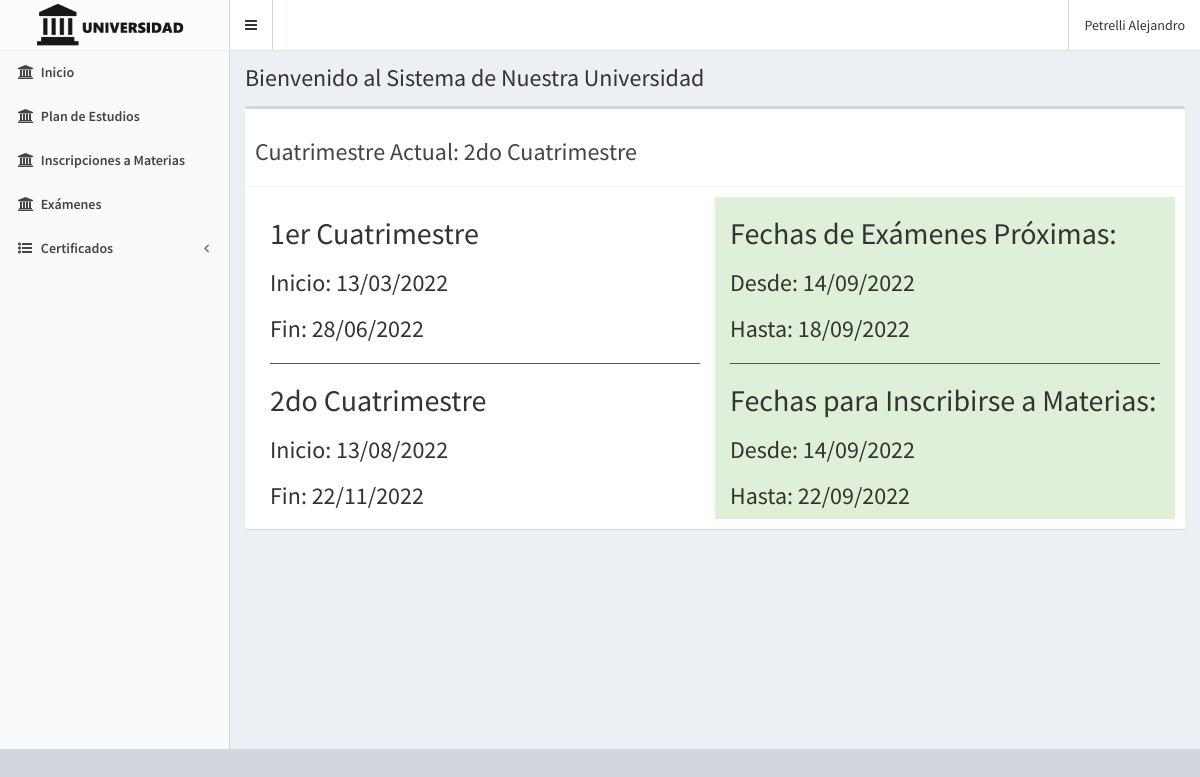
The page / (signed in) on the database its author committed.
### tables this page shows
CREATE TABLE IF NOT EXISTS `ajustes` (
  `id` int NOT NULL AUTO_INCREMENT,
  `cuatrimestre` text NOT NULL,
  `1_fecha_inicio` text NOT NULL,
  `1_fecha_fin` text NOT NULL,
  `2_fecha_inicio` text NOT NULL,
  `2_fecha_fin` text NOT NULL,
  `examenes_i` text NOT NULL,
  `examenes_f` text NOT NULL,
  `materias_i` text NOT NULL,
  `materias_f` text NOT NULL,
  `h_materias` text NOT NULL,
  `h_examenes` text NOT NULL,
  PRIMARY KEY (`id`)
);

### controladores/plantillaC.php (called while the page is built)
<?php
class Plantilla{
    public function LlamarPlantilla(){
        include "vistas/plantilla.php";
    }
}

### index.php (called while the page is built, shortened)
<?php
require_once "controladores/plantillaC.php";
require_once "modelos/carrerasM.php";
require_once "controladores/ajustesC.php";
require_once "modelos/ajustesM.php";
$plantilla = new Plantilla();
$plantilla -> LlamarPlantilla();

### controladores/ajustesC.php (called while the page is built, shortened)
<?php
class AjustesC{
    static public function VerAjustesC($columna, $valor){
        $tablaBD = "ajustes";
        $resultado = AjustesM::VerAjustesM($tablaBD, $columna, $valor);
        return $resultado;
    }
}

### modelos/ConexionBD.php (called while the page is built)
<?php
class ConexionBD{
  public function cBD(){
        $bd = new PDO("mysql:host=localhost;dbname=universidad", "root", "");
        $bd -> exec("set names utf8");
        return $bd;
    }
}

### modelos/ajustesM.php (called while the page is built, shortened)
<?php
require_once "ConexionBD.php";
class AjustesM extends ConexionBD{
    static public function VerAjustesM($tablaBD, $columna, $valor){
        $conexion = new ConexionBD();
        $pdo = $conexion->cBD()->prepare("SELECT * FROM $tablaBD WHERE $columna = :$columna");
        $pdo -> bindParam(":".$columna, $valor, PDO::PARAM_INT);
        $pdo -> execute();
        $resultado = $pdo -> fetch();
        return $resultado;
    }
}

### vistas/modulos/inicio.php (the view, shortened to what this page needs)
<div class="content-wrapper">
    <section class="content-header">
        <h1>
            Bienvenido al Sistema de Nuestra Universidad
        </h1>
    </section>
    <section class="content">
        <div class="box">
            <div class="box-header with-border">
                <?php
                $columna = "id";
                $valor = 1;
                $resultado = AjustesC::VerAjustesC($columna, $valor);
                echo ' <h3>Cuatrimestre Actual: '.$resultado["cuatrimestre"].'</h3>
                </div>
                <div class="box-body">
                  <div class="col-md-6 col-xs-12">
                    <h2>1er Cuatrimestre</h2>
                    <h3>Inicio: '.$resultado["1_fecha_inicio"].'</h3>
                    <h3>Fin: '.$resultado["1_fecha_fin"].'</h3>
                    <hr>
                    <h2>2do Cuatrimestre</h2>
                    <h3>Inicio: '.$resultado["2_fecha_inicio"].'</h3>
                    <h3>Fin: '.$resultado["2_fecha_fin"].'</h3>
                  </div>
                  <div class="col-md-6 col-xs-12 bg-success">
                    <h2>Fechas de Exámenes Próximas:</h2>
                    <h3>Desde: '.$resultado["examenes_i"].'</h3>
                    <h3>Hasta: '.$resultado["examenes_f"].'</h3>
                    <hr>';
                if($resultado["h_materias"] != 0){
                    echo '<h2>Fechas para Inscribirse a Materias:</h2>
                    <h3>Desde: '.$resultado["materias_i"].'</h3>
                    <h3>Hasta: '.$resultado["materias_f"].'</h3>';
                }
                echo '</div>
        </div>';
                ?>
            </div>
    </section>
</div>

### vistas/plantilla.php (shortened to what this page needs)
<!DOCTYPE html>
<html>
<head>
    <link rel="stylesheet" href="http://localhost/learnphp/gestionU/vistas/bower_components/bootstrap/dist/css/bootstrap.min.css">
    <link rel="stylesheet" href="http://localhost/learnphp/gestionU/vistas/bower_components/font-awesome/css/font-awesome.min.css">
    <link rel="stylesheet" href="http://localhost/learnphp/gestionU/vistas/bower_components/Ionicons/css/ionicons.min.css">
    <link rel="stylesheet" href="http://localhost/learnphp/gestionU/vistas/dist/css/AdminLTE.min.css">
    <link rel="stylesheet" href="http://localhost/learnphp/gestionU/vistas/dist/css/skins/_all-skins.min.css">
</head>
<body class="hold-transition skin-black-light sidebar-mini login-page">
<?php
if(isset($_SESSION["Ingresar"]) && $_SESSION["Ingresar"] == true){
    echo '<div class="wrapper">';
    include "modulos/cabecera.php";
    if($_SESSION["rol"] == "Administrador"){
        include "modulos/menu.php";
    }if($_SESSION["rol"] == "Estudiante"){
        include "modulos/menuEstudiante.php";
    }
    if(isset($_GET["url"])){
        $url = explode("/", $_GET["url"]);
        if($url[0] == "inicio" || $url[0] == "salir" || $url[0] == "mis-datos" || $url[0] == "Carreras" || $url[0] == "Editar-Carrera" || $url[0] == "usuarios" || $url[0] == "Estudiantes" || $url[0] == "Editar-Inicio" || $url[0] == "Crear-Materias" || $url[0] == "Crear-Comisiones" || $url[0] == "Ver-Plan" || $url[0] == "Nota-Materia" || $url[0] == "Editar-Nota" || $url[0] == "Plan-de-Estudios" || $url[0] == "Materias" || $url[0] == "insc-materia" || $url[0] == "inscripto-M" || $url[0] == "Examenes" || $url[0] == "Crear-Examenes" || $url[0] == "C-E" || $url[0] == "Ver-Examenes" || $url[0] == "insc-examen" || $url[0] == "Inscriptos-examen" || $url[0] == "Constancia-Alumno"|| $url[0] == "Constancia-Materias" || $url[0] == "Certificados"){
            include "modulos/".$url[0].".php";
        }
    }else{
        include "modulos/inicio.php";
    }
    echo '</div>';
}else if(isset($_GET["url"])){
    if($_GET["url"] == "Ingresar"){
        include "modulos/Ingresar.php";
    }
}else{
    include "modulos/Ingresar.php";
}
?>
</body>
</html>

### vistas/modulos/cabecera.php (shortened to what this page needs)
<header class="main-header">
    <a href="http://localhost/learnphp/gestionU/inicio" class="logo">
        <span class="logo-lg"><img src="http://localhost/learnphp/gestionU/vistas/img/logo.png" class="img-responsive"></span>
    </a>
    <nav class="navbar navbar-static-top">
        <a href="#" class="sidebar-toggle" data-toggle="push-menu" role="button">
        </a>
        <div class="navbar-custom-menu">
            <ul class="nav navbar-nav">
                <li class="dropdown user user-menu">
                    <a href="#" class="dropdown-toggle" data-toggle="dropdown">
                        <?php
                        echo '<span class="hidden-xs">'.$_SESSION["apellido"]." ".$_SESSION["nombre"].'</span>';
                        ?>
                    </a>
                </li>
            </ul>
        </div>
    </nav>
</header>

### vistas/modulos/menuEstudiante.php (shortened to what this page needs)
<aside class="main-sidebar">
    <section class="sidebar">
        <ul class="sidebar-menu">
            <li>
                <a href="http://localhost/learnphp/gestionU/inicio">
                    <i class="fa fa-university"></i>
                    <span>Inicio</span>
                </a>
            </li>
            <li>
                <a href="http://localhost/learnphp/gestionU/Plan-de-Estudios">
                    <i class="fa fa-university"></i>
                    <span>Plan de Estudios</span>
                </a>
            </li>
            <li>
                <a href="http://localhost/learnphp/gestionU/Materias">
                    <i class="fa fa-university"></i>
                    <span>Inscripciones a Materias</span>
                </a>
            </li>
            <li>
                <?php
                echo '<a href="http://localhost/learnphp/gestionU/Ver-Examenes/'.$_SESSION["id_carrera"].'">';
                ?>
                    <i class="fa fa-university"></i>
                    <span>Exámenes</span>
                </a>
            </li>
            <li class="treeview">
                <a href="#">
                    <i class="fa fa-list-ul"></i>
                    <span>Certificados</span>
                    <span class="pull-right-container">
            <i class="fa fa-angle-left pull-right"></i>
          </span>
                </a>
            </li>
        </ul>
    </section>
</aside>

### rows shown on the page
ajustes: cuatrimestre "2do Cuatrimestre", 1_fecha_inicio "13/03/2022", 1_fecha_fin "28/06/2022", 2_fecha_inicio "13/08/2022", 2_fecha_fin "22/11/2022", examenes_i "14/09/2022", examenes_f "18/09/2022", materias_i "14/09/2022", materias_f "22/09/2022"

### other values the page prints
$_SESSION["apellido"] "Petrelli"
$_SESSION["nombre"] "Alejandro"
